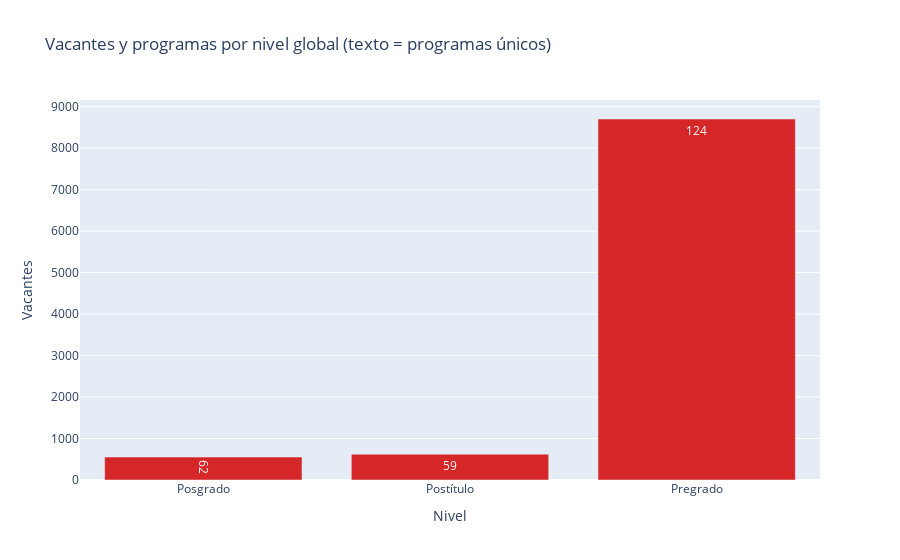

The notebook cell saved with this chart:
### Markdown cell above
## Distribución por nivel académico
Observamos cómo se reparte la oferta entre pregrado, posgrado y programas técnicos.

### Code cell
niveles = (
    los_rios.groupby('nivel_global', as_index=False)
    .agg(
        programas_unicos=('codigo_carrera', 'nunique'),
        vacantes_totales=('total_vacantes', 'sum')
    )
)
fig_nivel = px.bar(
    niveles,
    x='nivel_global',
    y='vacantes_totales',
    text='programas_unicos',
    title='Vacantes y programas por nivel global (texto = programas únicos)',
    labels={'nivel_global': 'Nivel', 'vacantes_totales': 'Vacantes'}
)
fig_nivel.update_traces(marker_color='#d62728')
fig_nivel

### Figure 1 — Plotly figure (JSON) as saved in the notebook; plotly's stock layout.template omitted (floating-point values rounded to 4 significant figures)
{"data": [{"hovertemplate": "Nivel=%{x}<br>Vacantes=%{y}<br>programas_unicos=%{text}<extra></extra>", "legendgroup": "", "marker": {"color": "#d62728", "pattern": {"shape": ""}}, "name": "", "orientation": "v", "showlegend": false, "text": [62.0, 59.0, 124.0], "textposition": "auto", "type": "bar", "x": ["Posgrado", "Postítulo", "Pregrado"], "xaxis": "x", "y": [553, 622, 8702], "yaxis": "y"}], "layout": {"barmode": "relative", "legend": {"tracegroupgap": 0}, "title": {"text": "Vacantes y programas por nivel global (texto = programas únicos)"}, "xaxis": {"anchor": "y", "domain": [0, 1], "title": {"text": "Nivel"}}, "yaxis": {"anchor": "x", "domain": [0, 1], "title": {"text": "Vacantes"}}}}
